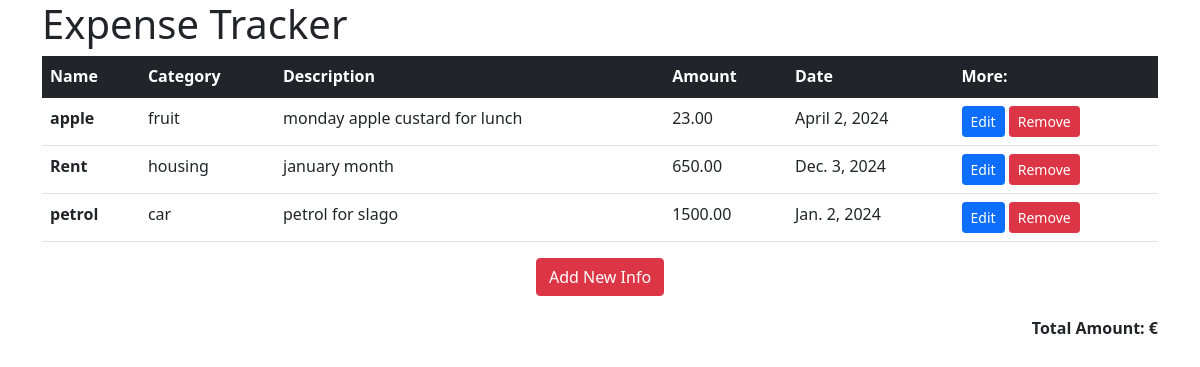
Before: / with the older database file.
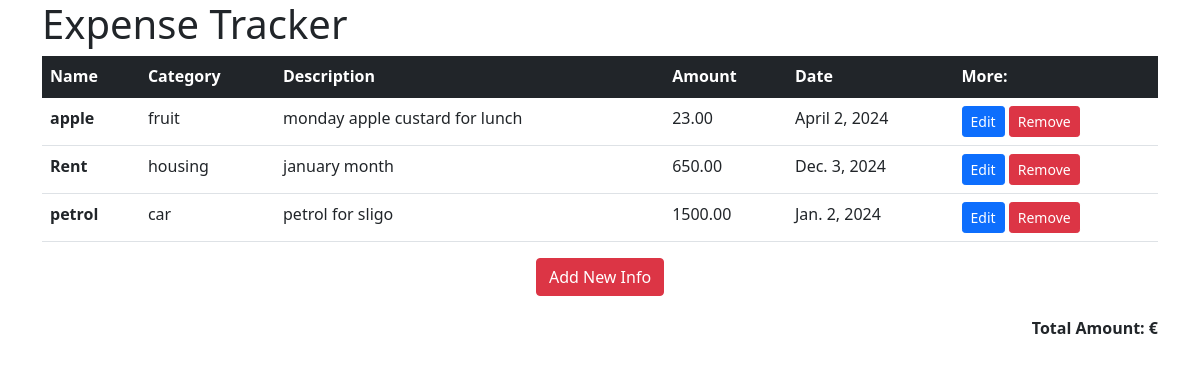
After: the same page with the newer database file.
### expense/models.py (models this page shows, shortened)
class Expense(models.Model):
    expense_name = models.CharField(max_length=200)
    expense_category = models.CharField(max_length=200)
    description = models.TextField()
    amount = models.DecimalField(max_digits=10, decimal_places=2)
    date = models.DateField()
    id = models.UUIDField(default=uuid.uuid4, unique=True, primary_key=True, editable=False)

### expense/views.py (the view)
# urls.py: path('', views.expenses_list, name='expenses-list'),
def expenses_list(request):
    expenses = Expense.objects.all()
    total_amount =tracker.calculate_total_expenses(expenses)
    context = {
        'expenses': expenses,
        'total_amount': total_amount,
    }
    return render(request, 'expense/list.html', context)

### expense/templates/expense/list.html (shortened to what this page needs)
{% extends 'base.html' %}
{% block content %}
<h1>Expense Tracker</h1>
<table class="table table-hover">
  <thead class="table-dark">
    <tr>
      <th scope="col">Name</th>
      <th scope="col">Category</th>
      <th scope="col">Description</th>
      <th scope="col">Amount</th>
      <th scope="col">Date</th>
      <th scope="col">More:</th>
    </tr>
  </thead>
  <tbody>
    {% for expense in expenses %}
    <tr>
      <th scope="row">{{ expense.expense_name }}</th>
      <td style=>{{ expense.expense_category }}</td>
      <td style=>{{ expense.description }}</td>
      <td style=>{{ expense.amount }}</td>
      <td style=>{{ expense.date }}</td>
      <td>
        <a href="{% url 'edit-expense' expense.id %}" class="btn btn-sm btn-primary">Edit</a>
        <a href="{% url 'delete-expense' expense.id %}" class="btn btn-sm btn-danger">Remove</a>
      </td>
    </tr>
    {% endfor %}
  </tbody>
</table>
<div class="text-center">
  <a href="{% url 'create-expense' %}">
  <button type="button" class="btn btn-danger">Add New Info</button>
</a>
</div>
<div style="margin-top: 20px; text-align: right;">
  <strong>Total Amount: €{{ total_amount }}</strong>
</div>
{% endblock content %}

### templates/base.html (shortened to what this page needs)
<!DOCTYPE html>
<html lang="en">
<head>
    <link href="https://cdn.jsdelivr.net/npm/bootstrap@5.1.3/dist/css/bootstrap.min.css" rel="stylesheet">
</head>
<body>
    <div class="container">
        {% block content %}
        {% endblock content %}
    </div>
</body>
</html>

Changed rows visible on the page:
changed Expense "petrol": description "petrol for slago" → "petrol for sligo"
